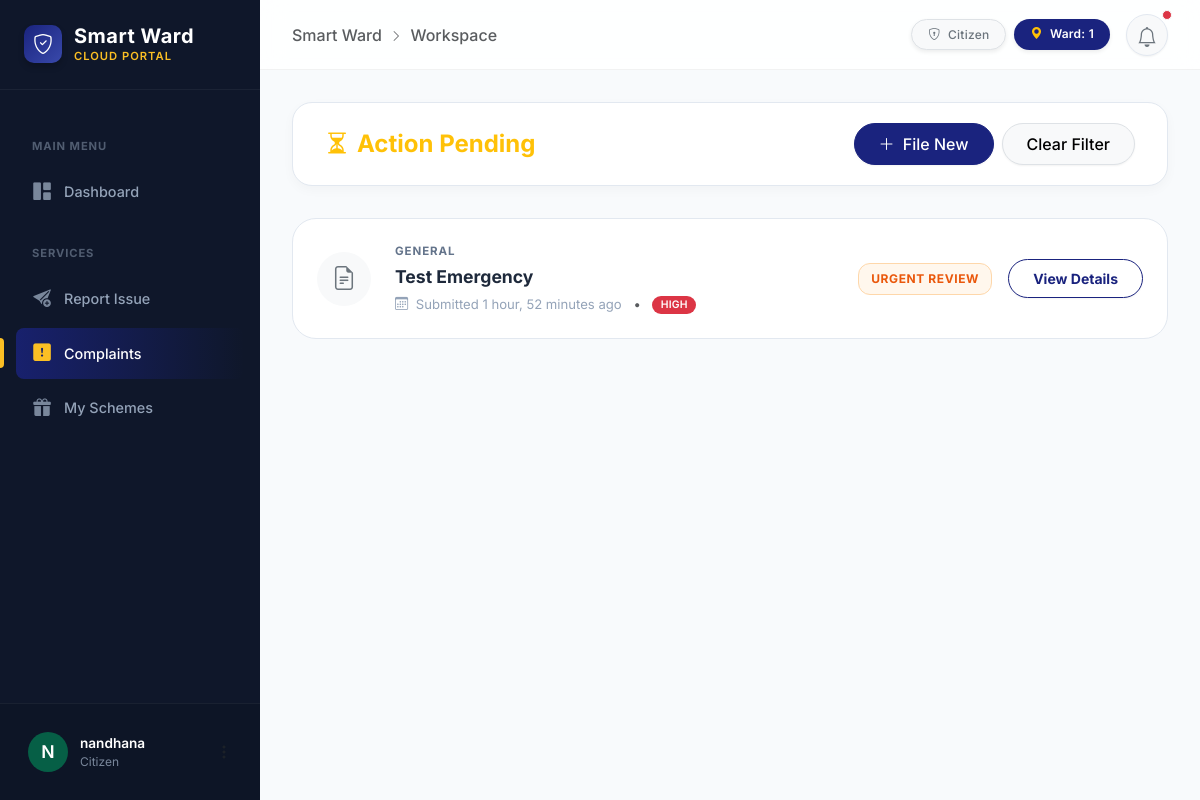
Page /complaints/list/?status=pending (signed in) on the committed database.
### accounts/models.py (models this page shows, shortened)
class User(AbstractUser):
    ROLE_CHOICES = (
        ('citizen', 'Citizen'),
        ('ward_member', 'Ward Member'),
        ('field_worker', 'Field Worker'),
        ('panchayath_admin', 'Panchayath Admin'),
    )
    role = models.CharField(max_length=20, choices=ROLE_CHOICES, default='citizen')
    phone_number = models.CharField(max_length=15, unique=True, null=True, blank=True)
    ward = models.ForeignKey(Ward, on_delete=models.SET_NULL, null=True, blank=True)
    address = models.TextField(blank=True, null=True)
    latitude = models.DecimalField(max_digits=9, decimal_places=6, null=True, blank=True)
    longitude = models.DecimalField(max_digits=9, decimal_places=6, null=True, blank=True)

class Ward(models.Model):
    ward_number = models.PositiveIntegerField(unique=True)
    ward_name = models.CharField(max_length=100)
    description = models.TextField(blank=True, null=True)

### complaints/models.py (models this page shows, shortened)
class Complaint(models.Model):
    STATUS_CHOICES = (
        ('pending', 'Pending'),
        ('urgent_review', 'Urgent Review'),
        ('assigned', 'Assigned'),
        ('in_progress', 'In Progress'),
        ('resolved', 'Resolved'),
        ('rejected', 'Rejected'),
    )
    PRIORITY_CHOICES = (
        ('low', 'Low'),
        ('medium', 'Medium'),
        ('high', 'High'),
    )
    user = models.ForeignKey(settings.AUTH_USER_MODEL, on_delete=models.CASCADE, related_name='complaints')
    title = models.CharField(max_length=200)
    description = models.TextField()
    image = models.ImageField(upload_to='complaints/', null=True, blank=True)
    ward = models.ForeignKey(Ward, on_delete=models.CASCADE, related_name='complaints')
    latitude = models.DecimalField(max_digits=9, decimal_places=6, null=True, blank=True)
    longitude = models.DecimalField(max_digits=9, decimal_places=6, null=True, blank=True)
    address_extra = models.CharField(max_length=255, help_text="Landmarks or specific spot", blank=True)
    category = models.CharField(max_length=100, blank=True, null=True)
    priority = models.CharField(max_length=10, choices=PRIORITY_CHOICES, default='medium')
    is_duplicate = models.BooleanField(default=False)
    ai_analysis_reason = models.TextField(null=True, blank=True, help_text="Reason why AI prioritized or flagged this issue")
    status = models.CharField(max_length=20, choices=STATUS_CHOICES, default='pending')
    assigned_worker = models.ForeignKey(
        settings.AUTH_USER_MODEL,
        on_delete=models.SET_NULL,
        null=True, blank=True,
        related_name='assigned_tasks'
    )
    parent_complaint = models.ForeignKey(
        'self', on_delete=models.SET_NULL,
        null=True, blank=True,
        related_name='merged_duplicates',
        help_text="If this is a duplicate, link to the master complaint"
    )
    potential_duplicate_of = models.ForeignKey(
        'self', on_delete=models.SET_NULL,
        null=True, blank=True,
        related_name='potential_matches',
        help_text="AI-flagged candidate for merging"
    )
    resolution_image = models.ImageField(upload_to='resolutions/', null=True, blank=True)
    citizen_rating = models.PositiveSmallIntegerField(null=True, blank=True, help_text="1-5 stars")
    created_at = models.DateTimeField(auto_now_add=True)
    updated_at = models.DateTimeField(auto_now=True)

### complaints/views.py (the view)
# urls.py: path('list/', views.complaint_list, name='complaint_list'),
@login_required
def complaint_list(request):
    privileged_roles = ('ward_member', 'panchayath_admin', 'field_worker')
    status_filter = request.GET.get('status')
    if request.user.role in privileged_roles:
        complaints = Complaint.objects.filter(
            ward=request.user.ward
        )
    else:
        complaints = Complaint.objects.filter(
            user=request.user
        )
    if status_filter:
        if status_filter == 'pending':
            complaints = complaints.filter(status__in=['pending', 'in_progress', 'urgent_review'])
        elif status_filter == 'resolved':
            complaints = complaints.filter(status='resolved')
        else:
            complaints = complaints.filter(status=status_filter)
    complaints = complaints.order_by('-created_at')
    return render(request, 'complaints/list.html', {
        'complaints': complaints,
        'current_filter': status_filter
    })

### templates/complaints/list.html (shortened to what this page needs)
{% extends 'base.html' %}
{% block content %}
<div class="list-container">
    <div class="filter-header">
        <div>
            <h4 class="fw-bold mb-0">
                {% if current_filter == 'pending' %}
                <span class="text-warning"><i class="bi bi-hourglass-split me-2"></i>Action Pending</span>
                {% elif current_filter == 'resolved' %}
                <span class="text-success"><i class="bi bi-check-circle-fill me-2"></i>Successfully Resolved</span>
                {% else %}
                <i class="bi bi-card-list me-2"></i>All Complaints
                {% endif %}
            </h4>
        </div>
        <div class="d-flex gap-2">
             {% if user.role == 'citizen' %}
            <a href="{% url 'report_complaint' %}" class="btn btn-primary rounded-pill px-4">
                <i class="bi bi-plus-lg me-1"></i> File New
            </a>
            {% endif %}
            {% if current_filter %}
            <a href="{% url 'complaint_list' %}" class="btn btn-light border rounded-pill px-4">Clear Filter</a>
            {% endif %}
        </div>
    </div>
    {% for c in complaints %}
    <div class="complaint-bento-card">
        <div class="d-flex align-items-center gap-4">
            <div class="d-none d-md-flex align-items-center justify-content-center bg-light rounded-circle" style="width: 54px; height: 54px;">
                <i class="bi bi-file-earmark-text text-secondary fs-4"></i>
            </div>
            <div>
                <div class="issue-category">{{ c.category|default:"General" }}</div>
                <div class="issue-title">{{ c.title }}</div>
                <div class="issue-date">
                    <i class="bi bi-calendar3 me-1"></i> Submitted {{ c.created_at|timesince }} ago
                    <span class="mx-2 text-muted">•</span>
                    <span class="badge {% if c.priority == 'high' %}bg-danger{% else %}bg-info text-dark{% endif %}" style="font-size: 0.65rem; vertical-align: middle;">{{ c.priority|upper }}</span>
                </div>
            </div>
        </div>
        <div class="d-flex align-items-center gap-3">
            <span class="status-badge
                {% if c.status == 'pending' or c.status == 'urgent_review' %}bg-orange-soft
                {% elif c.status == 'resolved' %}bg-green-soft
                {% else %}bg-blue-soft{% endif %}">
                {{ c.get_status_display }}
            </span>
            <a href="{% url 'complaint_detail' c.id %}" class="btn btn-sm btn-outline-primary rounded-pill px-4 fw-bold">View Details</a>
        </div>
    </div>
    {% endfor %}
</div>
{% endblock %}

### templates/base.html (shortened to what this page needs)
<!DOCTYPE html>
<html lang="en">
<head>
    <link href="https://cdn.jsdelivr.net/npm/bootstrap@5.3.2/dist/css/bootstrap.min.css" rel="stylesheet">
    <link rel="stylesheet" href="https://cdn.jsdelivr.net/npm/bootstrap-icons@1.11.1/font/bootstrap-icons.css">
</head>
<body>
    <aside class="sidebar-wrapper" id="sidebar">
        <a href="{% url 'dashboard' %}" class="sidebar-brand">
            <div class="sidebar-brand-icon">
                <i class="bi bi-shield-check"></i>
            </div>
            <div>
                <h5 class="mb-0 fw-bold" style="letter-spacing: 0.5px;">Smart Ward</h5>
                <div
                    style="font-size: 0.7rem; color: var(--brand-accent); font-weight: 600; letter-spacing: 1px; text-transform: uppercase;">
                    Cloud Portal</div>
            </div>
        </a>
        <div class="sidebar-nav">
            <div class="nav-category">Main Menu</div>
            <a href="{% url 'dashboard' %}"
                class="nav-item-link {% if request.resolver_match.url_name == 'dashboard' %}active{% endif %}">
                <i class="bi bi-grid-1x2-fill"></i>
                <span>Dashboard</span>
            </a>
            <div class="nav-category">Services</div>
            {% if user.role == 'citizen' %}
            <a href="{% url 'report_complaint' %}"
                class="nav-item-link {% if request.resolver_match.url_name == 'report_complaint' %}active{% endif %}">
                <i class="bi bi-send-plus-fill"></i>
                <span>Report Issue</span>
            </a>
            {% endif %}
            <a href="{% url 'complaint_list' %}"
                class="nav-item-link {% if 'complaint' in request.path and request.resolver_match.url_name != 'report_complaint' %}active{% endif %}">
                <i class="bi bi-exclamation-square-fill"></i>
                <span>Complaints</span>
            </a>
            {% if user.role == 'citizen' %}
            <a href="{% url 'match_schemes' %}"
                class="nav-item-link {% if 'scheme' in request.path %}active{% endif %}">
                <i class="bi bi-gift-fill"></i>
                <span>My Schemes</span>
            </a>
            {% endif %}
        </div>
        <div class="sidebar-user">
            <div class="dropdown">
                <a href="#" class="user-profile-box" data-bs-toggle="dropdown" aria-expanded="false">
                    <div class="user-avatar">
                        {{ user.username|make_list|first|upper }}
                    </div>
                    <div class="user-info">
                        <p class="user-name">{{ user.username }}</p>
                        <p class="user-role">{{ user.get_role_display }}</p>
                    </div>
                    <i class="bi bi-three-dots-vertical ms-auto text-muted"></i>
                </a>
            </div>
        </div>
    </aside>
    <main class="main-wrapper">
        <nav class="top-navbar">
            <div class="d-flex align-items-center gap-3">
                <div class="d-none d-sm-block text-muted fw-medium fs-6 breadcrumb-like">
                    Smart Ward <i class="bi bi-chevron-right mx-1" style="font-size: 0.75rem;"></i> Workspace
                </div>
            </div>
            <div class="d-flex align-items-center gap-3">
                <div class="d-none d-md-flex gap-2">
                    <span class="badge text-bg-light border px-3 py-2 text-secondary fw-medium shadow-sm">
                        <i class="bi bi-shield-lock me-1"></i> {{ user.get_role_display }}
                    </span>
                    {% if user.ward %}
                    <span class="badge text-bg-primary px-3 py-2 shadow-sm rounded-pill"
                        style="background-color: var(--brand-primary) !important;">
                        <i class="bi bi-geo-alt-fill me-1 text-warning"></i> Ward: {{ user.ward.ward_number }}
                    </span>
                    {% endif %}
                </div>
                <button class="btn btn-light position-relative rounded-circle p-2"
                    style="width: 42px; height: 42px; border: 1px solid #e2e8f0;">
                    <i class="bi bi-bell fs-5 text-secondary"></i>
                    <span
                        class="position-absolute top-0 start-100 translate-middle p-1 bg-danger border border-light rounded-circle">
                    </span>
                </button>
            </div>
        </nav>
        <div class="content-area">
            {% block content %}
            {% endblock %}
        </div>
    </main>
</body>
</html>

### templates/base.html (style rules this page uses)
:root { --brand-primary: #1a237e; --brand-secondary: #065f46; --brand-accent: #fbbf24; --bg-light: #f8fafc; --sidebar-bg: #0f172a; --sidebar-text: #94a3b8; --sidebar-hover-bg: rgba(255, 255, 255, 0.08); --sidebar-hover-text: #f8fafc; --sidebar-active-bg: linear-gradient(90deg, rgba(26, 35, 126, 0.8) 0%, rgba(26, 35, 126, 0) 100%); --sidebar-active-border: #fbbf24; --glass-bg: rgba(255, 255, 255, 0.85); --glass-border: rgba(255, 255, 255, 0.6); --shadow-sm: 0 4px 6px -1px rgba(0, 0, 0, 0.05), 0 2px 4px -1px rgba(0, 0, 0, 0.03); --shadow-md: 0 10px 15px -3px rgba(0, 0, 0, 0.06), 0 4px 6px -2px rgba(0, 0, 0, 0.03); --sidebar-width: 260px; }
body { font-family: 'Inter', sans-serif; background-color: var(--bg-light); color: #334155; -webkit-font-smoothing: antialiased; }
.badge { padding: 0.4em 0.8em; font-weight: 600; letter-spacing: 0.02em; border-radius: 50rem; }
.btn { border-radius: 0.5rem; font-weight: 500; padding: 0.5rem 1.25rem; transition: all 0.2s ease-in-out; box-shadow: 0 1px 2px rgba(0, 0, 0, 0.05); }
.btn-primary { background-color: var(--brand-primary); border-color: var(--brand-primary); }
.btn-outline-primary { color: var(--brand-primary); border-color: var(--brand-primary); }
.sidebar-wrapper { position: fixed; top: 0; left: 0; width: var(--sidebar-width); height: 100vh; background-color: var(--sidebar-bg); color: var(--sidebar-text); z-index: 1040; display: flex; flex-direction: column; transition: transform 0.3s ease; }
.sidebar-brand { padding: 1.5rem; display: flex; align-items: center; gap: 0.75rem; color: #fff; text-decoration: none; border-bottom: 1px solid rgba(255, 255, 255, 0.05); }
.sidebar-brand-icon { width: 38px; height: 38px; border-radius: 10px; background: linear-gradient(135deg, var(--brand-primary), #3949ab); display: flex; align-items: center; justify-content: center; font-size: 1.25rem; color: #fff; box-shadow: 0 4px 6px rgba(0, 0, 0, 0.2); }
.sidebar-nav { flex: 1; overflow-y: auto; padding: 1.5rem 1rem; display: flex; flex-direction: column; gap: 0.25rem; }
.nav-item-link { display: flex; align-items: center; gap: 0.75rem; padding: 0.75rem 1rem; color: var(--sidebar-text); text-decoration: none; border-radius: 0.5rem; font-weight: 500; font-size: 0.9rem; transition: all 0.2s ease; position: relative; }
.nav-item-link i { font-size: 1.1rem; width: 20px; text-align: center; opacity: 0.8; transition: transform 0.2s; }
.nav-item-link.active { color: #fff; background: var(--sidebar-active-bg); }
.nav-item-link.active::before { content: ''; position: absolute; left: -1rem; top: 20%; height: 60%; width: 4px; background-color: var(--brand-accent); border-radius: 0 4px 4px 0; }
.nav-item-link.active i { color: var(--brand-accent); opacity: 1; }
.nav-category { font-size: 0.7rem; text-transform: uppercase; letter-spacing: 0.08em; color: rgba(148, 163, 184, 0.5); font-weight: 700; margin: 1.5rem 0 0.5rem 1rem; }
.sidebar-user { padding: 1.25rem; border-top: 1px solid rgba(255, 255, 255, 0.05); background: rgba(0, 0, 0, 0.1); }
.user-profile-box { display: flex; align-items: center; gap: 0.75rem; text-decoration: none; color: var(--sidebar-text); padding: 0.5rem; border-radius: 0.5rem; transition: background 0.2s; }
.user-avatar { width: 40px; height: 40px; border-radius: 50%; background: var(--brand-secondary); color: #fff; display: flex; align-items: center; justify-content: center; font-weight: 600; font-size: 1.1rem; }
.user-info { flex: 1; min-width: 0; }
.user-name { font-size: 0.85rem; font-weight: 600; color: #fff; white-space: nowrap; overflow: hidden; text-overflow: ellipsis; margin: 0; }
.user-role { font-size: 0.75rem; margin: 0; opacity: 0.8; }
.main-wrapper { margin-left: var(--sidebar-width); min-height: 100vh; display: flex; flex-direction: column; }
.top-navbar { height: 70px; background: var(--glass-bg); backdrop-filter: blur(12px); -webkit-backdrop-filter: blur(12px); border-bottom: 1px solid rgba(0, 0, 0, 0.05); padding: 0 2rem; display: flex; align-items: center; justify-content: space-between; position: sticky; top: 0; z-index: 1030; }
.content-area { flex: 1; padding: 2rem; max-width: 1400px; margin: 0 auto; width: 100%; }

### rows in the picture
User: username|make_list "N", username "nandhana", role "Citizen", ward.ward_number "1"
Complaint: category "GENERAL", title "Test Emergency", created_at "1 hour, 52 minutes", priority "HIGH", status "URGENT REVIEW"
